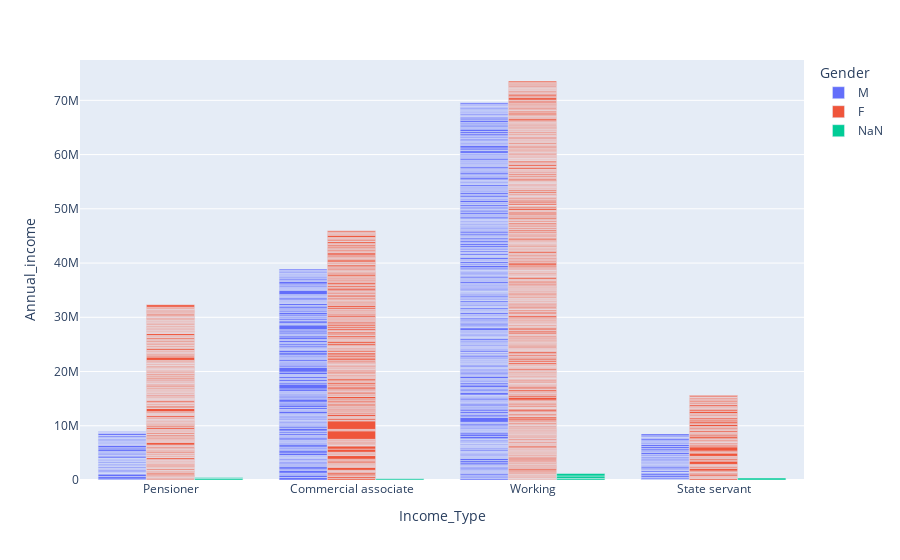

Write notebook code for a chart like this one.
### Code cell
# Relation between Annual incom, Income type in Gender

fig=px.bar(creditcard_df, x="Income_Type", y="Annual_income", color="Gender", barmode="group")
fig.show()

### Figure 1 — Plotly figure (JSON) as saved in the notebook; plotly's stock layout.template omitted (floating-point values rounded to 4 significant figures; data arrays with more than 128 entries replaced by an {"elided": "..."} marker saying what was removed)
{"data": [{"alignmentgroup": "True", "hovertemplate": "Gender=M<br>Income_Type=%{x}<br>Annual_income=%{y}<extra></extra>", "legendgroup": "M", "marker": {"color": "#636efa", "pattern": {"shape": ""}}, "name": "M", "offsetgroup": "M", "orientation": "v", "showlegend": true, "textposition": "auto", "type": "bar", "x": {"elided": "568 str values"}, "xaxis": "x", "y": {"elided": "568 int values"}, "yaxis": "y"}, {"alignmentgroup": "True", "hovertemplate": "Gender=F<br>Income_Type=%{x}<br>Annual_income=%{y}<extra></extra>", "legendgroup": "F", "marker": {"color": "#EF553B", "pattern": {"shape": ""}}, "name": "F", "offsetgroup": "F", "orientation": "v", "showlegend": true, "textposition": "auto", "type": "bar", "x": {"elided": "973 str values"}, "xaxis": "x", "y": {"elided": "973 float values"}, "yaxis": "y"}, {"alignmentgroup": "True", "hovertemplate": "Gender=NaN<br>Income_Type=%{x}<br>Annual_income=%{y}<extra></extra>", "legendgroup": "NaN", "marker": {"color": "#00cc96", "pattern": {"shape": ""}}, "name": "NaN", "offsetgroup": "NaN", "orientation": "v", "showlegend": true, "textposition": "auto", "type": "bar", "x": ["Pensioner", "Working", "State servant", "Pensioner", "Working", "Working", "Commercial associate"], "xaxis": "x", "y": [315000, 292500, 360000, 162000, 450000, 450000, 225000], "yaxis": "y"}], "layout": {"barmode": "group", "legend": {"title": {"text": "Gender"}, "tracegroupgap": 0}, "margin": {"t": 60}, "xaxis": {"anchor": "y", "domain": [0, 1], "title": {"text": "Income_Type"}}, "yaxis": {"anchor": "x", "domain": [0, 1], "title": {"text": "Annual_income"}}}}
